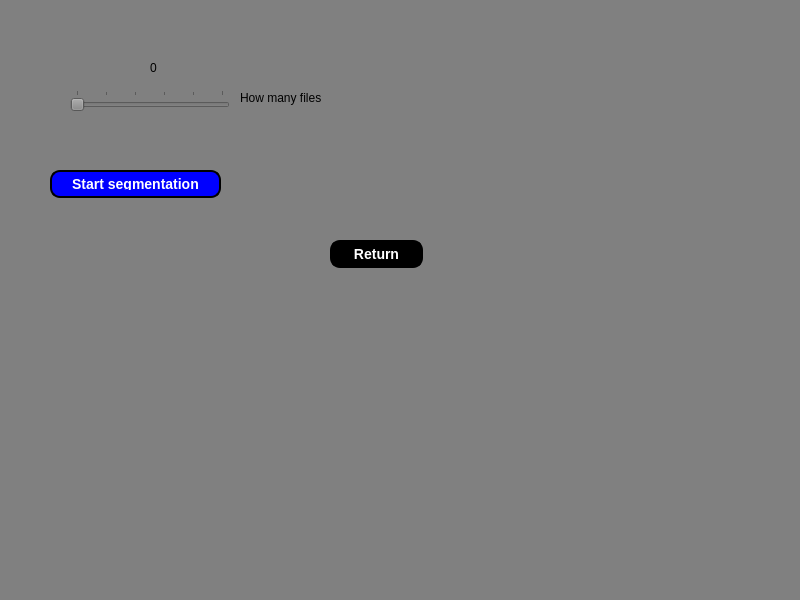
<?xml version="1.0" encoding="UTF-8"?>
<ui version="4.0">
 <class>MainWindow</class>
 <widget class="QMainWindow" name="MainWindow">
  <property name="geometry">
   <rect>
    <x>0</x>
    <y>0</y>
    <width>800</width>
    <height>600</height>
   </rect>
  </property>
  <property name="windowTitle">
   <string>MainWindow</string>
  </property>
  <property name="styleSheet">
   <string notr="true">background-color:gray;</string>
  </property>
  <widget class="QWidget" name="centralwidget">
   <widget class="QSlider" name="nr_slider">
    <property name="geometry">
     <rect>
      <x>70</x>
      <y>90</y>
      <width>160</width>
      <height>22</height>
     </rect>
    </property>
    <property name="maximum">
     <number>5</number>
    </property>
    <property name="pageStep">
     <number>1</number>
    </property>
    <property name="orientation">
     <enum>Qt::Horizontal</enum>
    </property>
    <property name="tickPosition">
     <enum>QSlider::TicksAbove</enum>
    </property>
   </widget>
   <widget class="QLabel" name="label">
    <property name="geometry">
     <rect>
      <x>240</x>
      <y>90</y>
      <width>111</width>
      <height>16</height>
     </rect>
    </property>
    <property name="text">
     <string>How many files</string>
    </property>
   </widget>
   <widget class="QLabel" name="files_label">
    <property name="geometry">
     <rect>
      <x>150</x>
      <y>60</y>
      <width>241</width>
      <height>16</height>
     </rect>
    </property>
    <property name="text">
     <string>0</string>
    </property>
   </widget>
   <widget class="QPushButton" name="pushButtonDone">
    <property name="geometry">
     <rect>
      <x>50</x>
      <y>170</y>
      <width>171</width>
      <height>28</height>
     </rect>
    </property>
    <property name="styleSheet">
     <string notr="true">QPushButton{
background-color:blue;
color:white;
border-style: outset;
border-width:2px;
border-radius:10px;
border-color:black;
font:bold 14px;
padding:6px;
}

QPushButton:hover {
background-color:rgb(50,110,255);
}
QPushButton:pressed{
background-color:white;
}</string>
    </property>
    <property name="text">
     <string>Start segmentation</string>
    </property>
   </widget>
   <widget class="QPushButton" name="return_file">
    <property name="geometry">
     <rect>
      <x>330</x>
      <y>240</y>
      <width>93</width>
      <height>28</height>
     </rect>
    </property>
    <property name="styleSheet">
     <string notr="true">QPushButton{
background-color:black;
color:white;
border-style: outset;
border-width:2px;
border-radius:10px;
border-color:black;
font:bold 14px;
padding:6px;
}

QPushButton:hover {
background-color:blue;
}
QPushButton:pressed{
background-color:white;
}</string>
    </property>
    <property name="text">
     <string>Return</string>
    </property>
   </widget>
  </widget>
  <widget class="QMenuBar" name="menubar">
   <property name="geometry">
    <rect>
     <x>0</x>
     <y>0</y>
     <width>800</width>
     <height>26</height>
    </rect>
   </property>
  </widget>
  <widget class="QStatusBar" name="statusbar"/>
 </widget>
 <resources/>
 <connections/>
</ui>
